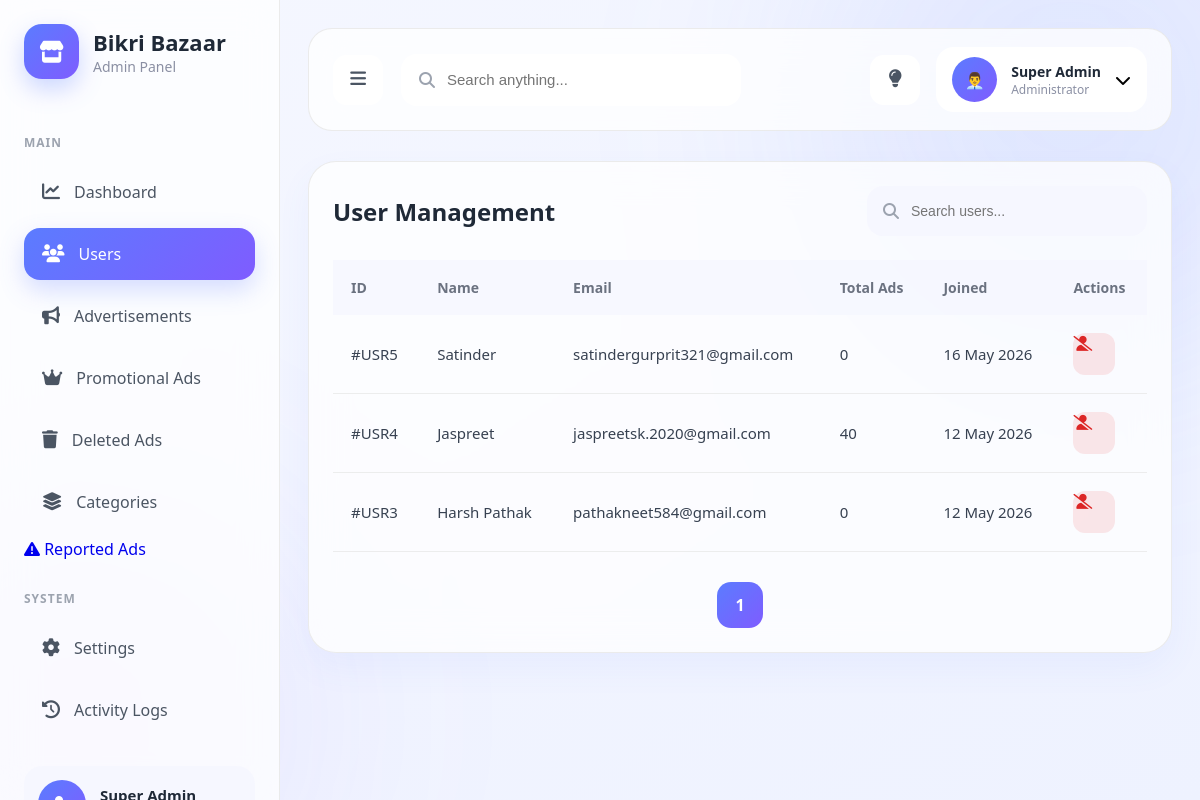
Page /admin_page.php?page=users on the committed database.
### tables this page shows
CREATE TABLE `users` (
  `id` int NOT NULL AUTO_INCREMENT,
  `name` varchar(100) DEFAULT NULL,
  `email` varchar(100) DEFAULT NULL,
  `password` varchar(255) DEFAULT NULL,
  `phone` varchar(20) DEFAULT NULL,
  `city` varchar(100) DEFAULT NULL,
  `created_at` timestamp NOT NULL DEFAULT CURRENT_TIMESTAMP,
  `otp` varchar(10) DEFAULT NULL,
  `otp_expiry` datetime DEFAULT NULL,
  `about` varchar(200) DEFAULT '',
  `profile_image` varchar(255) DEFAULT NULL,
  PRIMARY KEY (`id`)
);

### public/admin_page.php (called while the page is built, shortened)
<?php
require_once '../modules/admin/admin_view.php';
?>

### modules/admin/users/users_data.php (called while the page is built, shortened)
<?php
require_once __DIR__ . '/../../../shared/db.php';
$search_sql = '';
$limit = 10;
$page_number = max(1, intval($_GET['pageno'] ?? 1));
$offset = ($page_number - 1) * $limit;
$all_users_query = mysqli_query(
    $conn,
    "SELECT
        users.id,
        users.name,
        users.email,
        users.created_at,
        (
            SELECT COUNT(*)
            FROM products
            WHERE products.user_id = users.id
            AND products.is_deleted = 0
        ) AS total_ads
     FROM users
     WHERE 1=1
     $search_sql
     ORDER BY users.created_at DESC
     LIMIT $limit OFFSET $offset"
);
$total_users_result = mysqli_query(
    $conn,
    "SELECT COUNT(*) AS total
     FROM users
     WHERE 1=1
     $search_sql"
);
$total_users = mysqli_fetch_assoc($total_users_result)['total'];
$total_pages = ceil($total_users / $limit);
?>

### modules/admin/users/users_view.php (the view, shortened to what this page needs)
<?php require_once __DIR__ . '/users_data.php'; ?>
<div class="table-card">
    <div class="table-header">
        <h3>User Management</h3>
        <div class="table-actions">
            <form method="GET">
                <div class="search-input">
                    <i class="fa-solid fa-magnifying-glass"></i>
                    <input
                        type="text"
                        name="search"
                        placeholder="Search users..."
                        value="<?php echo htmlspecialchars($_GET['search'] ?? ''); ?>"
                    >
                </div>
            </form>
        </div>
    </div>
    <div class="table-wrapper">
        <table>
            <thead>
                <tr>
                    <th>ID</th>
                    <th>Name</th>
                    <th>Email</th>
                    <th>Total Ads</th>
                    <th>Joined</th>
                    <th>Actions</th>
                </tr>
            </thead>
            <tbody>
            <?php while($user = mysqli_fetch_assoc($all_users_query)): ?>
            <tr>
                <td>
                    #USR<?php echo $user['id']; ?>
                </td>
                <td>
                    <?php echo htmlspecialchars($user['name']); ?>
                </td>
                <td>
                    <?php echo htmlspecialchars($user['email']); ?>
                </td>
                <td>
                    <?php echo $user['total_ads']; ?>
                </td>
                <td>
                    <?php
                    echo date(
                        'd M Y',
                        strtotime($user['created_at'])
                    );
                    ?>
                </td>
                <td>
                    <div class="action-buttons">
    <a href="admin_page.php?page=delete_user&id=<?php echo $user['id']; ?>"
       class="delete-btn"
       onclick=" event.stopImmediatePropagation(); return confirm('Are you sure you want to delete this user and all of their ads? This action cannot be undone.');">
        <i class="fa-solid fa-user-slash"></i>
    </a>
</div>
                </td>
            </tr>
            <?php endwhile; ?>
            </tbody>
        </table>
    </div>
    <div class="pagination">
        <?php for($i = 1; $i <= $total_pages; $i++): ?>
            <a
                href="?page=users&pageno=<?php echo $i; ?>&search=<?php echo urlencode($_GET['search'] ?? ''); ?>"
                class="page-btn <?php echo $i == $page_number ? 'active-page' : ''; ?>"
            >
                <?php echo $i; ?>
            </a>
        <?php endfor; ?>
    </div>
</div>

### modules/admin/assets/css/style.css (style rules this page uses)
* { margin: 0; padding: 0; box-sizing: border-box; }
body { font-family: "Segoe UI", sans-serif; background: linear-gradient(to bottom right,#f5f7ff,#eef2ff); overflow-x: hidden; position: relative; }
body::before { content: ""; position: fixed; width: 500px; height: 500px; background: rgba(91,124,255,0.12); border-radius: 50%; top: -150px; right: -120px; filter: blur(120px); z-index: -1; }
body::after { content: ""; position: fixed; width: 400px; height: 400px; background: rgba(127,92,255,0.10); border-radius: 50%; bottom: -120px; left: -120px; filter: blur(120px); z-index: -1; }
a { text-decoration: none; }

### modules/admin/assets/css/dashboard.css (style rules this page uses)
.table-card { background: rgba(255,255,255,0.75); backdrop-filter: blur(18px); border-radius: 28px; padding: 24px; border: 1px solid rgba(230,230,230,0.8); box-shadow: 0 15px 35px rgba(91,124,255,0.06); }
.table-header { display: flex; align-items: center; justify-content: space-between; margin-bottom: 24px; }
.table-header h3 { font-size: 24px; color: #1f2937; }
.table-wrapper { overflow-x: auto; }
table { width: 100%; border-collapse: collapse; }
table thead { background: rgba(245,247,255,0.8); }
table th { text-align: left; padding: 18px; color: #6b7280; font-size: 14px; font-weight: 600; }
table td { padding: 18px; border-bottom: 1px solid rgba(230,230,230,0.7); color: #374151; font-size: 15px; }
table tbody tr { transition: 0.3s; }
.action-buttons { display: flex; align-items: center; gap: 10px; }
.edit-btn, .delete-btn { width: 42px; height: 42px; border-radius: 12px; border: none; cursor: pointer; transition: 0.3s; font-size: 15px; }
.delete-btn { background: rgba(239,68,68,0.12); color: #dc2626; }
.table-actions { display: flex; align-items: center; gap: 16px; }
.search-input { background: rgba(245,247,255,0.9); border-radius: 16px; padding: 0 16px; height: 50px; display: flex; align-items: center; gap: 12px; min-width: 280px; }
.search-input i { color: #9ca3af; }
.search-input input { border: none; outline: none; background: transparent; width: 100%; font-size: 14px; }
.pagination { display: flex; align-items: center; justify-content: center; gap: 12px; margin-top: 30px; flex-wrap: wrap; }
.page-btn { min-width: 46px; height: 46px; padding: 0 16px; border-radius: 14px; background: rgba(245,247,255,0.9); display: flex; align-items: center; justify-content: center; color: #374151; font-weight: 600; transition: 0.3s; }
.active-page { background: linear-gradient(135deg,#5b7cff,#7f5cff); color: white; }

### rows in the picture
users: id "5", name "Satinder", email "satindergurprit321@gmail.com", total_ads "0", created_at "16 May 2026"
users: id "4", name "Jaspreet", email "jaspreetsk.2020@gmail.com", total_ads "40", created_at "12 May 2026"
users: id "3", name "Harsh Pathak", email "pathakneet584@gmail.com", total_ads "0", created_at "12 May 2026"
